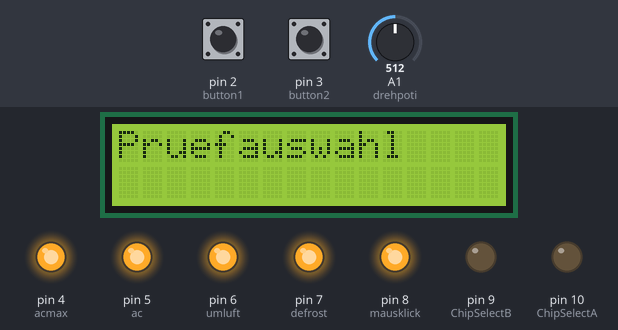
The sketch below on a simulated Arduino Uno, built with avr-gcc and run on an emulated ATmega328P. Shown: 16×2 character LCD, output pins drawn as LEDs (lit = HIGH). The test bench sets the inputs (shaded band); at power-on: pin 2 (button1) HIGH, A1 (drehpoti) = 512, pin 3 (button2) HIGH. What the sketch prints to the serial monitor is not drawn.

Above: at 3.2 s.
3.3 s: pin 2 (button1) pulled LOW for 0.15 s
At 4.6 s:
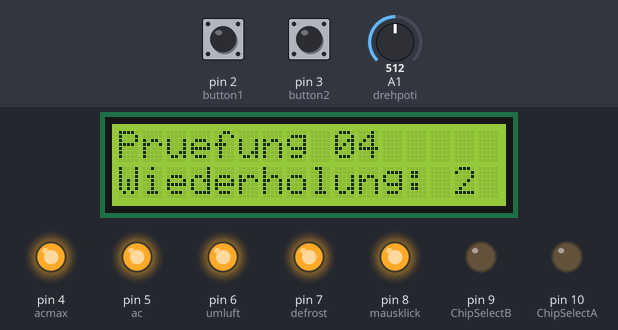
4.9 s: A1 (drehpoti) set to 306
At 5.3 s:
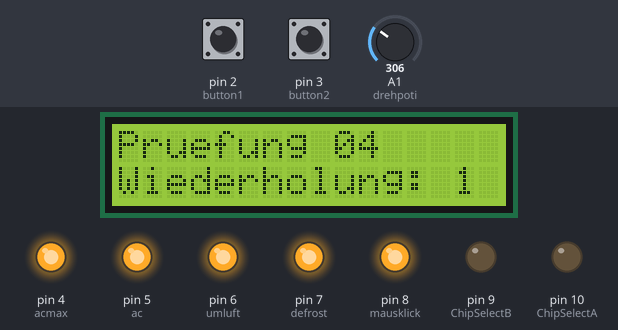
6.4 s: A1 (drehpoti) set to 122
At 7.4 s:
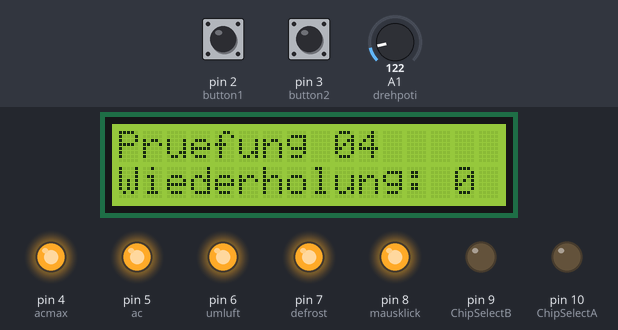
7.9 s: pin 2 (button1) pulled LOW for 1 s
10.4 s: pin 3 (button2) pulled LOW for 0.15 s
At 12.2 s:
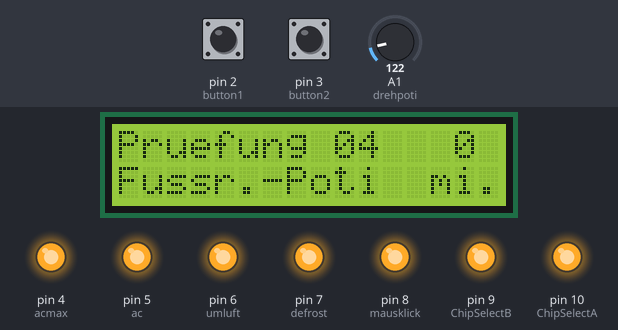
12.5 s: pin 3 (button2) pulled LOW for 1 s
At 13.9 s:
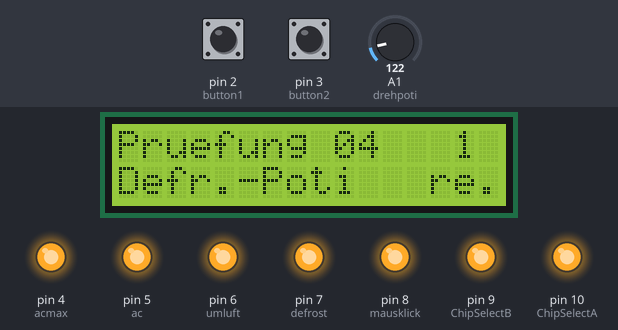
Timing chart, 0 to 15.5 s (numbered marks = the images above; inputs shaded):
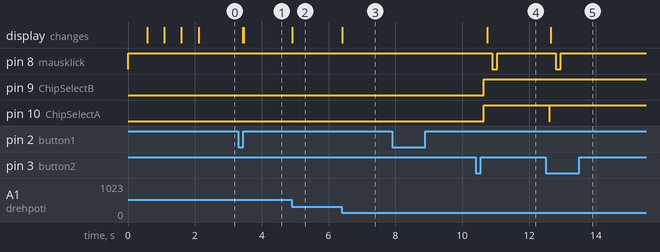

Measured:
- after the input at 3.3 s, the display: first changes after 0.14 s (image 1 shows a later state)
- after the input at 4.9 s, the display: changes at once (image 2)
- after the input at 6.4 s, the display: changes at once (image 3)
- after the input at 7.9 s, every drawn part: stays the same
- after the input at 10.4 s, pin 8 (mausklick): HIGH → LOW after 0.50 s, → HIGH 0.15 s later; pin 9 (ChipSelectB), pin 10 (ChipSelectA): LOW → HIGH after 0.25 s; the display: changes after 0.35 s (image 4)
- after the input at 12.5 s, pin 8 (mausklick): HIGH → LOW after 0.30 s, → HIGH 0.15 s later; pin 10 (ChipSelectA): HIGH → LOW after 0.10 s, → HIGH 0.02 s later; the display: changes after 0.15 s (image 5)

The sketch:

Menu-Test.ino
```cpp
/*
  Porsche Klimasteuergeräte Automatik Bedienteil

  Das PKAB übernimmt die Einstellung des Bedienteils für die
  verschiedenen Prüfschritte. Dabei werden die Tasten mittels
  4-Kanal-Relais geschaltet und die Potentiometer mittels zwei
  2-Kanal-Digital-Potentionmeter MCP4261 gesteuert.

  Das MCP4261-Digital-Potentionmeter ist SPI-gesteuert und die
  Steuerung funktioniert mit zwei Bytes. Das erste sendet die
  Adresse des Poti-Kanals (Poti 0 oder Poti 1) und das zweite
  Byte sendet den Widerstandswert, der von 0 bis 255 eingestellt
  werden kann.

  Arduino Pinbelegung:
  * CS für Chip A (SS Pin) - Digital Pin 10
  * CS für Chip B (SS Pin) - Digital Pin 9
  * SDI (MOSI Pin)         - Digital Pin 11
  * CLK (SCK Pin)          - Digital Pin 13


 August 2015
 Sebastian Schult

*/


/*################### Libraries ###################*/

#include <SPI.h>
#include <Wire.h>
#include <LCD.h>
#include <LiquidCrystal_I2C.h>

// 0x27 ist die I2C Bus-Adresse für das Serial-Backpack am LCD
LiquidCrystal_I2C  lcd(0x27,2,1,0,4,5,6,7);


/*################### Variablen ###################*/

const int an             = 1;
const int aus            = 0;
const int links          = 0;
const int mitte          = 128;
const int rechts         = 255;

const int acmax          = 4;   //Pin 3: Relay 1 steuert ACMax
const int ac             = 5;   //Pin 4: Relay 2 steuert AC
const int umluft         = 6;   //Pin 5: Relay 3 steuert Umluft
const int defrost        = 7;   //Pin 6: Relay 4 steuert Defrost

const int mausklick      = 8;

//Initialisiert die Variablen für die Potis
const int geblaese       = 101;
const int temp           = 102;
const int defrost_poti   = 103;
const int fussraum_poti  = 104;

const int ChipSelectA    = 10;    //Pin 10 steuert das Poti A (Defrost- und Fussraumpoti)
const int ChipSelectB    = 9;     //Pin  9 steuert das Poti B (Geblaese- und Temperaturpoti)

const int wiper0writeAddr= B00000000; //Schreibadresse für Poti 0 der jeweiligen Chips (A, B)
const int wiper1writeAddr= B00010000; //Schreibadresse für Poti 1 der jeweiligen Chips (A, B)

const int button1        = 2;     //Pin 2: Taste 1
const int button2        = 3;     //Pin 3: Taste 2
const int drehpoti       = A1;    //Analog Pin 1: Dreh-Potentiometer (5 Stufen)

int aktueller_schritt    = -2;     //Speichert den aktuellen Prüfschritt
int schrittspeicher      = -2;    //Zwischenspeicher für den Wert aus "aktueller_schritt"
int pruef_auswahl        = -1;     //Variable fuer Pruefauswahlzaehler
int pruefspeicher        = -1;     //Zwischenspeicher für den Wert aus "pruef_auswahl"
//int menu                 = 0;
long time                = 0;     //Zeitmessung startet bei 0s.
long entprellen          = 100;   //250ms Taste entprellen

int flag                 = 0;     //wird gesetzt, um "Pruefauswahl" nur am Anfang anzuzeigen

const int countdown      = 5000;  //5 Sekunden bis zum nächsten Schritt


/*################### Setup ###################*/

void setup() {
  // Setzt Chip-Select als AUSGANG und deaktviert beide:
  pinMode (ChipSelectA, OUTPUT);
  pinMode (ChipSelectB, OUTPUT);
  pinMode (ChipSelectA, HIGH);
  pinMode (ChipSelectB, HIGH);

  // Initialisiert SPI und Serial:
  SPI.begin();
  Serial.begin(9600);
  Serial.println("Starte Programm\n");

  // Initialisiert die Relais-Pins als AUSGANG
  pinMode(acmax,    OUTPUT);
  pinMode(ac,       OUTPUT);
  pinMode(umluft,   OUTPUT);
  pinMode(defrost,  OUTPUT);
  pinMode(mausklick,OUTPUT);

  // Schaltet zu Beginn alle Relais aus
  digitalWrite(acmax,    HIGH);
  digitalWrite(ac,       HIGH);
  digitalWrite(umluft,   HIGH);
  digitalWrite(defrost,  HIGH);
  digitalWrite(mausklick,HIGH);

  // Initialisiert das LCD und schaltet die Hintergrundbeleuchtung ein
  lcd.begin (16,2); // für das 16 x 2 LCD Modul
  lcd.setBacklightPin(3,POSITIVE);
  lcd.setBacklight(HIGH);

  //Startsequenz
  Startsequenz();

  //Aktiviert den internen Pull-Up-Widerstand für die Eingänge
  pinMode(button1, INPUT_PULLUP);
  pinMode(button2, INPUT_PULLUP);
  pinMode(drehpoti,INPUT_PULLUP);

  //Interrupt für den Schrittzaehler
  attachInterrupt(0, Pruefauswahlzaehler, LOW); //Taste 1
  attachInterrupt(1, Schrittzaehler,      LOW); //Taste 2

}


/*################### Loop ###################*/

void loop() {

// Schleife läuft endlos bis Arduino neu gestartet wird

  if(aktueller_schritt == -2 && flag == 0){
    lcd.clear();
    lcd.home(); // Setzt Cursor auf 0,0
    lcd.print("Pruefauswahl");
    Serial.println("Pruefauswahl\n");
    flag = 1;
  }
  if(pruef_auswahl > -2 && aktueller_schritt == -1){
    lcd.setCursor (0,1);
    lcd.print("Wiederholung: ");
    lcd.print(Wiederholung());
  }

  if(schrittspeicher != aktueller_schritt || pruefspeicher != pruef_auswahl){
    Pruefauswahl(pruef_auswahl);
    schrittspeicher = aktueller_schritt;
    pruefspeicher = pruef_auswahl;

    //Löst Mausklick aus und startet nächsten Prüfschritt am Tester
    if(aktueller_schritt >= 0){
     MausklickSteuerung();
     flag = 0;
    }

  }


//  if(aktueller_schritt <= 0){
//    lcd.setCursor (0,1);
//    lcd.print("                ");  // löscht die zweite LCD Zeile im Schritt 0
//  }


 //Automatisch nächster Schritt nach Ablauf des Countdown und nach Start-Tastendruck
// if(millis() - time > countdown && aktueller_schritt > 0){
//  aktueller_schritt++;
//  time = millis();
//  }

}


/*################### Funktionen ###################*/

void Pruefauswahl(int nummer){

  switch (nummer) {
    case -1:
      break;
    case 0:
      if(aktueller_schritt == -2){
      Serial.println("Pruefung 04\n");
      }
      Pruefung_04();
      lcd.home(); // Setzt Cursor auf 0,0
      lcd.print("Pruefung 04 ");
      break;
    case 1:
      if(aktueller_schritt == -2){
      Serial.println("Pruefung 06\n");
      }
      Pruefung_06();
      lcd.home(); // Setzt Cursor auf 0,0
      lcd.print("Pruefung 06 ");
      break;
    default:
      Serial.print("Error!\n");
      lcd.home(); // Setzt Cursor auf 0,0
      lcd.print("Error Pruefauswahl");
   }
}

void TastenSteuerung(int relayx, int onoff){
  digitalWrite(relayx, !onoff);
   switch (relayx) {
    case acmax:
      Serial.print("ACMax");    //Relay 1
      lcd.setCursor (0,1);      // Schreibt auf der zweiten Zeile
      lcd.print("                ");
      lcd.setCursor (0,1);
      lcd.print("ACMax");
      break;
    case ac:
      Serial.print("AC");       //Relay 2
      lcd.setCursor (0,1);      // Schreibt auf der zweiten Zeile
      lcd.print("                ");
      lcd.setCursor (0,1);
      lcd.print("AC");
      break;
    case umluft:
      Serial.print("Umluft");    //Relay 3
      lcd.setCursor (0,1);      // Schreibt auf der zweiten Zeile
      lcd.print("                ");
      lcd.setCursor (0,1);
      lcd.print("Umluft");
      break;
    case defrost:
      Serial.print("Defrost");  //Relay 4
      lcd.setCursor (0,1);      // Schreibt auf der zweiten Zeile
      lcd.print("                ");
      lcd.setCursor (0,1);
      lcd.print("Defrost");
      break;
    default:
      Serial.print("Error!\n");
      lcd.home(); // Setzt Cursor auf 0,0
      lcd.print("Error  ");
   }
   switch (onoff) {
    case an:
      Serial.println(" an");
      lcd.setCursor (13,1);      // Schreibt auf der zweiten Zeile
      lcd.print(" an");
      break;
    case aus:
      Serial.println(" aus");
      lcd.setCursor (13,1);      // Schreibt auf der zweiten Zeile
      lcd.print("aus");
      break;
    }
}

void PotiSteuerung(int potix, int stellung) {
  int adresse = 0;   //Poti 0 = wiper0writeAddr // Poti 1 = wiper1writeAddr

  switch (potix) {
    case geblaese:
      Serial.print("Geblaese");
      lcd.setCursor (0,1);      // Schreibt auf der zweiten Zeile
      lcd.print("                ");
      lcd.setCursor (0,1);
      lcd.print("Geblaese");
      // Geblaese wird mit Chip B, Poti 1 gesteuert
      adresse = wiper1writeAddr;
      digitalWrite(ChipSelectB,LOW);
      break;
    case temp:
      Serial.print("Temperatur");
      lcd.setCursor (0,1);      // Schreibt auf der zweiten Zeile
      lcd.print("                ");
      lcd.setCursor (0,1);
      lcd.print("Temperatur");
      // Temperatur wird mit Chip B, Poti 0 gesteuert
      adresse = wiper0writeAddr;
      digitalWrite(ChipSelectB,LOW);
      break;
    case defrost_poti:
      Serial.print("Defrost-Poti");
      lcd.setCursor (0,1);      // Schreibt auf der zweiten Zeile
      lcd.print("                ");
      lcd.setCursor (0,1);
      lcd.print("Defr.-Poti");
      // Defrost-Poti wird mit Chip A, Poti 1 gesteuert
      adresse = wiper1writeAddr;
      digitalWrite(ChipSelectA,LOW);
      break;
    case fussraum_poti:
      Serial.print("Fussraum-Poti");
      lcd.setCursor (0,1);      // Schreibt auf der zweiten Zeile
      lcd.print("                ");
      lcd.setCursor (0,1);
      lcd.print("Fussr.-Poti");
      // Fussraum-Poti wird mit Chip A, Poti 0 gesteuert
      adresse = wiper0writeAddr;
      digitalWrite(ChipSelectA,LOW);
      break;
    default:
      Serial.print("Error!\n");
      lcd.home(); // Setzt Cursor auf 0,0
      lcd.print("Error  ");
  }

  switch (stellung) {
    case links:
      Serial.println(" links");
      lcd.setCursor (13,1);      // Schreibt auf der zweiten Zeile
      lcd.print("li.");
      break;
    case mitte:
      Serial.println(" mitte");
      lcd.setCursor (13,1);      // Schreibt auf der zweiten Zeile
      lcd.print("mi.");
      break;
    case rechts:
      Serial.println(" rechts");
      lcd.setCursor (13,1);      // Schreibt auf der zweiten Zeile
      lcd.print("re.");
      break;
    }

  SPI.transfer(adresse);
  SPI.transfer(stellung);
  digitalWrite(ChipSelectA,HIGH);
  digitalWrite(ChipSelectB,HIGH);

}


void Schrittzaehler() {
  // Taste wird entprellt und zählt den aktuellen Prüfschritt hoch
  if(millis() - time > entprellen){
    if(pruef_auswahl > -1){
    aktueller_schritt++;
    }
  }
  time = millis();
}

void Pruefauswahlzaehler() {
  // Taste wird entprellt und zählt den aktuellen Prüfschritt hoch
  if(millis() - time > entprellen){
    if(aktueller_schritt < 0){
      pruef_auswahl++;
    }
  }
  time = millis();
  if(pruef_auswahl > 1){
      pruef_auswahl = 0;
  }
}


void Startsequenz(){
  lcd.home();
  lcd.print("Start");
  delay(500);
  lcd.home();
  lcd.print("Start.");
  delay(500);
  lcd.home();
  lcd.print("Start..");
  delay(500);
  lcd.home();
  lcd.print("Start...");
  delay(500);
}

void Reset(){
  Serial.println("Reset auf Pruefschritt 0");
  lcd.setCursor(0,1);
  lcd.print("                ");
  lcd.setCursor (0,1);
  lcd.print("Reset");
  aktueller_schritt = -1;
  pruef_auswahl = -1;
}

void MausklickSteuerung(){
  delay(150);
  digitalWrite(mausklick, LOW);
  delay(150);
  digitalWrite(mausklick, HIGH);
}

void Pruefschrittanzeige(){
  Serial.print("Pruefschritt: ");
  Serial.println(aktueller_schritt);
  lcd.setCursor (14,0);      // Schreibt auf der zweiten Zeile
  lcd.print("  ");
  if(aktueller_schritt >= 0){
    lcd.setCursor (14,0);
    lcd.print(aktueller_schritt);
  }

}

int Wiederholung(){
  int drehpoti_stellung = map(analogRead(drehpoti), 0, 1023, 0, 4);
  return drehpoti_stellung;
}


void Pruefung_06(){
  Pruefschrittanzeige();

  switch (aktueller_schritt) {
    case -1:
      break;
    case 0:
      TastenSteuerung(acmax, aus);
      TastenSteuerung(ac, aus);
      TastenSteuerung(umluft, aus);
      TastenSteuerung(defrost, aus);
      PotiSteuerung(temp, links);
      PotiSteuerung(geblaese, links);
      PotiSteuerung(defrost_poti, mitte);
      PotiSteuerung(fussraum_poti, mitte);
      break;
    case 1:
      PotiSteuerung(defrost_poti, rechts);
      break;
    case 2:
      PotiSteuerung(defrost_poti, links);
      break;
    case 3:
      PotiSteuerung(fussraum_poti, rechts);
      break;
    case 4:
      PotiSteuerung(fussraum_poti, links);
      break;
    case 5:
      PotiSteuerung(fussraum_poti, rechts);
      break;
    case 6:
      PotiSteuerung(fussraum_poti, links);
      break;
    case 7:
      TastenSteuerung(umluft, an);
      break;
    case 8:
      TastenSteuerung(umluft, aus);
      break;
    case 9:
      TastenSteuerung(ac, an);
      break;
    case 10:
      TastenSteuerung(ac, aus);
      break;
    case 11:
      PotiSteuerung(temp, rechts);
      break;
    case 12:
      PotiSteuerung(temp, links);
      break;
    case 13:
      PotiSteuerung(temp, rechts);
      break;
    case 14:
      TastenSteuerung(ac, an);
      break;
    case 15:
      TastenSteuerung(ac, aus);
      break;
    case 16:
      PotiSteuerung(temp, links);
      break;
    case 17:
      TastenSteuerung(acmax, an);
      break;
    case 18:
      TastenSteuerung(acmax, aus);
      TastenSteuerung(ac, an);
      break;
    case 19:
      PotiSteuerung(geblaese, mitte);
      break;
    case 20:
      TastenSteuerung(defrost, an);
      break;
    case 21:
      TastenSteuerung(defrost, aus);
      break;
    case 22:
      TastenSteuerung(acmax, an);
      break;
    case 23:
      TastenSteuerung(acmax, aus);
      PotiSteuerung(geblaese, rechts);
      break;
    case 24:
      PotiSteuerung(temp, mitte);
      break;
    default:
      Reset();
  }
  Serial.println();
}

void Pruefung_04(){
  Pruefschrittanzeige();

  switch (aktueller_schritt) {
    case -1:
      break;
    case 0:
      TastenSteuerung(acmax, aus);
      TastenSteuerung(ac, aus);
      TastenSteuerung(umluft, aus);
      TastenSteuerung(defrost, aus);
      PotiSteuerung(temp, links);
      PotiSteuerung(geblaese, links);
      PotiSteuerung(defrost_poti, mitte);
      PotiSteuerung(fussraum_poti, mitte);
      break;
    case 1:
      PotiSteuerung(defrost_poti, rechts);
      break;
    case 2:
      PotiSteuerung(defrost_poti, links);
      break;
    case 3:
      PotiSteuerung(fussraum_poti, rechts);
      break;
    case 4:
      PotiSteuerung(fussraum_poti, links);
      break;
    case 5:
      TastenSteuerung(umluft, an);
      break;
    case 6:
      TastenSteuerung(umluft, aus);
      break;
    case 7:
      PotiSteuerung(temp, rechts);
      break;
    case 8:
      PotiSteuerung(temp, links);
      break;
    case 9:
      PotiSteuerung(temp, rechts);
      break;
    case 10:
      TastenSteuerung(ac, an);
      break;
    case 11:
      TastenSteuerung(ac, aus);
      break;
    case 12:
      PotiSteuerung(temp, links);
      break;
    case 13:
      TastenSteuerung(ac, an);
      break;
    case 14:
      PotiSteuerung(geblaese, mitte);
      break;
    case 15:
      TastenSteuerung(defrost, an);
      break;
    case 16:
      TastenSteuerung(defrost, aus);
      break;
    case 17:
      TastenSteuerung(acmax, an);
      break;
    case 18:
      TastenSteuerung(acmax, aus);
      PotiSteuerung(geblaese, rechts);
      break;
    case 19:
      PotiSteuerung(temp, mitte);
      break;
    default:
      Reset();
  }
  Serial.println();
}
```
